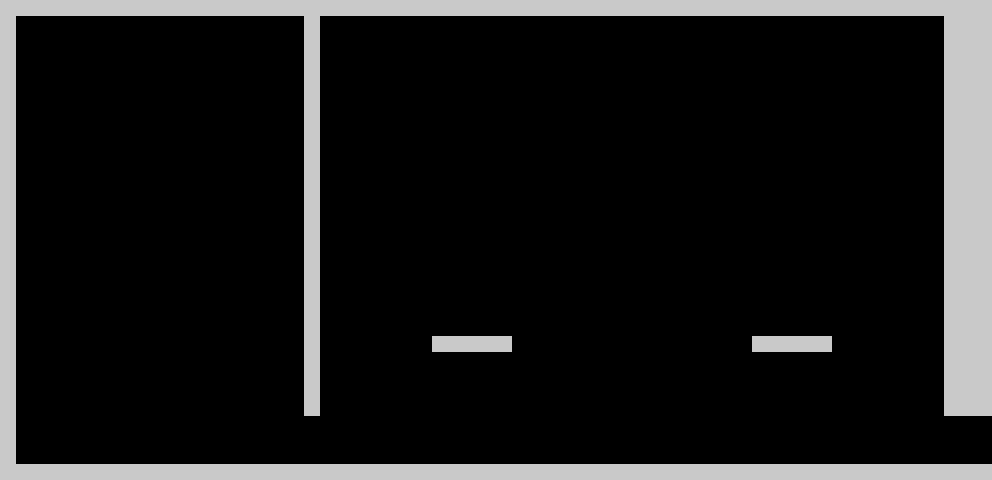

This game map was drawn from its Tiled (.tmx) file and the tilesets committed beside it. A one-line description and the full map source follow:
An orthogonal 62x30 tile map with 16x16 px tiles, 1 tile layer (Tile Layer 1) and 11 objects (5x text, 2x bossdoor, player, basicboss, bosstrigger, ...).

<map version="1.0" orientation="orthogonal" renderorder="right-down" width="62" height="30" tilewidth="16" tileheight="16" nextobjectid="220">
 <tileset firstgid="1" name="tileset" tilewidth="16" tileheight="16" tilecount="1" columns="0">
  <tile id="0">
   <image width="16" height="16" source="tile.png" />
  </tile>
 </tileset>
 <layer name="Tile Layer 1" width="62" height="30" opacity="0.79">
  <data encoding="csv">
1,1,1,1,1,1,1,1,1,1,1,1,1,1,1,1,1,1,1,1,1,1,1,1,1,1,1,1,1,1,1,1,1,1,1,1,1,1,1,1,1,1,1,1,1,1,1,1,1,1,1,1,1,1,1,1,1,1,1,1,1,1,
1,0,0,0,0,0,0,0,0,0,0,0,0,0,0,0,0,0,0,1,0,0,0,0,0,0,0,0,0,0,0,0,0,0,0,0,0,0,0,0,0,0,0,0,0,0,0,0,0,0,0,0,0,0,0,0,0,0,0,1,1,1,
1,0,0,0,0,0,0,0,0,0,0,0,0,0,0,0,0,0,0,1,0,0,0,0,0,0,0,0,0,0,0,0,0,0,0,0,0,0,0,0,0,0,0,0,0,0,0,0,0,0,0,0,0,0,0,0,0,0,0,1,1,1,
1,0,0,0,0,0,0,0,0,0,0,0,0,0,0,0,0,0,0,1,0,0,0,0,0,0,0,0,0,0,0,0,0,0,0,0,0,0,0,0,0,0,0,0,0,0,0,0,0,0,0,0,0,0,0,0,0,0,0,1,1,1,
1,0,0,0,0,0,0,0,0,0,0,0,0,0,0,0,0,0,0,1,0,0,0,0,0,0,0,0,0,0,0,0,0,0,0,0,0,0,0,0,0,0,0,0,0,0,0,0,0,0,0,0,0,0,0,0,0,0,0,1,1,1,
1,0,0,0,0,0,0,0,0,0,0,0,0,0,0,0,0,0,0,1,0,0,0,0,0,0,0,0,0,0,0,0,0,0,0,0,0,0,0,0,0,0,0,0,0,0,0,0,0,0,0,0,0,0,0,0,0,0,0,1,1,1,
1,0,0,0,0,0,0,0,0,0,0,0,0,0,0,0,0,0,0,1,0,0,0,0,0,0,0,0,0,0,0,0,0,0,0,0,0,0,0,0,0,0,0,0,0,0,0,0,0,0,0,0,0,0,0,0,0,0,0,1,1,1,
1,0,0,0,0,0,0,0,0,0,0,0,0,0,0,0,0,0,0,1,0,0,0,0,0,0,0,0,0,0,0,0,0,0,0,0,0,0,0,0,0,0,0,0,0,0,0,0,0,0,0,0,0,0,0,0,0,0,0,1,1,1,
1,0,0,0,0,0,0,0,0,0,0,0,0,0,0,0,0,0,0,1,0,0,0,0,0,0,0,0,0,0,0,0,0,0,0,0,0,0,0,0,0,0,0,0,0,0,0,0,0,0,0,0,0,0,0,0,0,0,0,1,1,1,
1,0,0,0,0,0,0,0,0,0,0,0,0,0,0,0,0,0,0,1,0,0,0,0,0,0,0,0,0,0,0,0,0,0,0,0,0,0,0,0,0,0,0,0,0,0,0,0,0,0,0,0,0,0,0,0,0,0,0,1,1,1,
1,0,0,0,0,0,0,0,0,0,0,0,0,0,0,0,0,0,0,1,0,0,0,0,0,0,0,0,0,0,0,0,0,0,0,0,0,0,0,0,0,0,0,0,0,0,0,0,0,0,0,0,0,0,0,0,0,0,0,1,1,1,
1,0,0,0,0,0,0,0,0,0,0,0,0,0,0,0,0,0,0,1,0,0,0,0,0,0,0,0,0,0,0,0,0,0,0,0,0,0,0,0,0,0,0,0,0,0,0,0,0,0,0,0,0,0,0,0,0,0,0,1,1,1,
1,0,0,0,0,0,0,0,0,0,0,0,0,0,0,0,0,0,0,1,0,0,0,0,0,0,0,0,0,0,0,0,0,0,0,0,0,0,0,0,0,0,0,0,0,0,0,0,0,0,0,0,0,0,0,0,0,0,0,1,1,1,
1,0,0,0,0,0,0,0,0,0,0,0,0,0,0,0,0,0,0,1,0,0,0,0,0,0,0,0,0,0,0,0,0,0,0,0,0,0,0,0,0,0,0,0,0,0,0,0,0,0,0,0,0,0,0,0,0,0,0,1,1,1,
1,0,0,0,0,0,0,0,0,0,0,0,0,0,0,0,0,0,0,1,0,0,0,0,0,0,0,0,0,0,0,0,0,0,0,0,0,0,0,0,0,0,0,0,0,0,0,0,0,0,0,0,0,0,0,0,0,0,0,1,1,1,
1,0,0,0,0,0,0,0,0,0,0,0,0,0,0,0,0,0,0,1,0,0,0,0,0,0,0,0,0,0,0,0,0,0,0,0,0,0,0,0,0,0,0,0,0,0,0,0,0,0,0,0,0,0,0,0,0,0,0,1,1,1,
1,0,0,0,0,0,0,0,0,0,0,0,0,0,0,0,0,0,0,1,0,0,0,0,0,0,0,0,0,0,0,0,0,0,0,0,0,0,0,0,0,0,0,0,0,0,0,0,0,0,0,0,0,0,0,0,0,0,0,1,1,1,
1,0,0,0,0,0,0,0,0,0,0,0,0,0,0,0,0,0,0,1,0,0,0,0,0,0,0,0,0,0,0,0,0,0,0,0,0,0,0,0,0,0,0,0,0,0,0,0,0,0,0,0,0,0,0,0,0,0,0,1,1,1,
1,0,0,0,0,0,0,0,0,0,0,0,0,0,0,0,0,0,0,1,0,0,0,0,0,0,0,0,0,0,0,0,0,0,0,0,0,0,0,0,0,0,0,0,0,0,0,0,0,0,0,0,0,0,0,0,0,0,0,1,1,1,
1,0,0,0,0,0,0,0,0,0,0,0,0,0,0,0,0,0,0,1,0,0,0,0,0,0,0,0,0,0,0,0,0,0,0,0,0,0,0,0,0,0,0,0,0,0,0,0,0,0,0,0,0,0,0,0,0,0,0,1,1,1,
1,0,0,0,0,0,0,0,0,0,0,0,0,0,0,0,0,0,0,1,0,0,0,0,0,0,0,0,0,0,0,0,0,0,0,0,0,0,0,0,0,0,0,0,0,0,0,0,0,0,0,0,0,0,0,0,0,0,0,1,1,1,
1,0,0,0,0,0,0,0,0,0,0,0,0,0,0,0,0,0,0,1,0,0,0,0,0,0,0,1,1,1,1,1,0,0,0,0,0,0,0,0,0,0,0,0,0,0,0,1,1,1,1,1,0,0,0,0,0,0,0,1,1,1,
1,0,0,0,0,0,0,0,0,0,0,0,0,0,0,0,0,0,0,1,0,0,0,0,0,0,0,0,0,0,0,0,0,0,0,0,0,0,0,0,0,0,0,0,0,0,0,0,0,0,0,0,0,0,0,0,0,0,0,1,1,1,
1,0,0,0,0,0,0,0,0,0,0,0,0,0,0,0,0,0,0,1,0,0,0,0,0,0,0,0,0,0,0,0,0,0,0,0,0,0,0,0,0,0,0,0,0,0,0,0,0,0,0,0,0,0,0,0,0,0,0,1,1,1,
1,0,0,0,0,0,0,0,0,0,0,0,0,0,0,0,0,0,0,1,0,0,0,0,0,0,0,0,0,0,0,0,0,0,0,0,0,0,0,0,0,0,0,0,0,0,0,0,0,0,0,0,0,0,0,0,0,0,0,1,1,1,
1,0,0,0,0,0,0,0,0,0,0,0,0,0,0,0,0,0,0,1,0,0,0,0,0,0,0,0,0,0,0,0,0,0,0,0,0,0,0,0,0,0,0,0,0,0,0,0,0,0,0,0,0,0,0,0,0,0,0,1,1,1,
1,0,0,0,0,0,0,0,0,0,0,0,0,0,0,0,0,0,0,0,0,0,0,0,0,0,0,0,0,0,0,0,0,0,0,0,0,0,0,0,0,0,0,0,0,0,0,0,0,0,0,0,0,0,0,0,0,0,0,0,0,0,
1,0,0,0,0,0,0,0,0,0,0,0,0,0,0,0,0,0,0,0,0,0,0,0,0,0,0,0,0,0,0,0,0,0,0,0,0,0,0,0,0,0,0,0,0,0,0,0,0,0,0,0,0,0,0,0,0,0,0,0,0,0,
1,0,0,0,0,0,0,0,0,0,0,0,0,0,0,0,0,0,0,0,0,0,0,0,0,0,0,0,0,0,0,0,0,0,0,0,0,0,0,0,0,0,0,0,0,0,0,0,0,0,0,0,0,0,0,0,0,0,0,0,0,0,
1,1,1,1,1,1,1,1,1,1,1,1,1,1,1,1,1,1,1,1,1,1,1,1,1,1,1,1,1,1,1,1,1,1,1,1,1,1,1,1,1,1,1,1,1,1,1,1,1,1,1,1,1,1,1,1,1,1,1,1,1,1
</data>
 </layer>
 <objectgroup name="Object Layer 1">
  <object id="191" type="player" x="40" y="440" />
  <object id="192" type="basicboss" x="632" y="344" />
  <object id="194" type="bossdoor" x="304" y="416" width="16" height="48" />
  <object id="198" type="bosstrigger" x="352" y="160" width="560" height="304">
   <properties>
    <property name="boss" value="basic" />
   </properties>
  </object>
  <object id="202" type="bossdoor" x="944" y="416" width="16" height="48" />
  <object id="207" type="loadmap" x="972" y="416" width="16" height="48">
   <properties>
    <property name="map" value="map2.tmx" />
   </properties>
  </object>
  <object id="211" type="text" x="104" y="328">
   <properties>
    <property name="text" value="Now remember!" />
   </properties>
  </object>
  <object id="212" type="text" x="184" y="376">
   <properties>
    <property name="text" value="KILL BILL!" />
   </properties>
  </object>
  <object id="214" type="text" x="524" y="264">
   <properties>
    <property name="bossdeath" value="true" />
    <property name="text" value="Alas, you have defeated me." />
   </properties>
  </object>
  <object id="217" type="text" x="500" y="296">
   <properties>
    <property name="bossdeath" value="true" />
    <property name="text" value="But Qubo will avenge my death!" />
   </properties>
  </object>
  <object id="218" type="text" x="572" y="328">
   <properties>
    <property name="bossdeath" value="true" />
    <property name="text" value="Just you wait..." />
   </properties>
  </object>
 </objectgroup>
</map>
